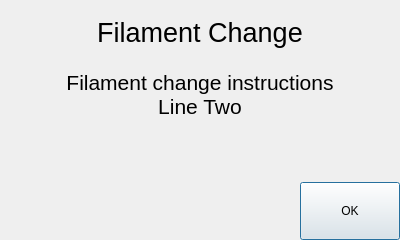
<?xml version="1.0" encoding="UTF-8"?>
<ui version="4.0">
 <class>PopUpWindow</class>
 <widget class="QDialog" name="PopUpWindow">
  <property name="geometry">
   <rect>
    <x>0</x>
    <y>0</y>
    <width>400</width>
    <height>240</height>
   </rect>
  </property>
  <property name="windowTitle">
   <string/>
  </property>
  <property name="styleSheet">
   <string notr="true"/>
  </property>
  <property name="modal">
   <bool>false</bool>
  </property>
  <layout class="QHBoxLayout" name="horizontalLayout_2">
   <property name="spacing">
    <number>0</number>
   </property>
   <property name="leftMargin">
    <number>0</number>
   </property>
   <property name="topMargin">
    <number>0</number>
   </property>
   <property name="rightMargin">
    <number>0</number>
   </property>
   <property name="bottomMargin">
    <number>0</number>
   </property>
   <item>
    <widget class="QWidget" name="PopUpMain" native="true">
     <layout class="QVBoxLayout" name="verticalLayout">
      <property name="spacing">
       <number>0</number>
      </property>
      <property name="leftMargin">
       <number>0</number>
      </property>
      <property name="topMargin">
       <number>0</number>
      </property>
      <property name="rightMargin">
       <number>0</number>
      </property>
      <property name="bottomMargin">
       <number>0</number>
      </property>
      <item>
       <widget class="QLabel" name="popup_title">
        <property name="sizePolicy">
         <sizepolicy hsizetype="Preferred" vsizetype="Maximum">
          <horstretch>0</horstretch>
          <verstretch>0</verstretch>
         </sizepolicy>
        </property>
        <property name="minimumSize">
         <size>
          <width>0</width>
          <height>65</height>
         </size>
        </property>
        <property name="font">
         <font>
          <pointsize>20</pointsize>
         </font>
        </property>
        <property name="text">
         <string>Filament Change</string>
        </property>
        <property name="textFormat">
         <enum>Qt::PlainText</enum>
        </property>
        <property name="alignment">
         <set>Qt::AlignCenter</set>
        </property>
        <property name="wordWrap">
         <bool>true</bool>
        </property>
       </widget>
      </item>
      <item>
       <widget class="QLabel" name="popup_message">
        <property name="font">
         <font>
          <pointsize>16</pointsize>
         </font>
        </property>
        <property name="text">
         <string>Filament change instructions
Line Two</string>
        </property>
        <property name="alignment">
         <set>Qt::AlignCenter</set>
        </property>
        <property name="wordWrap">
         <bool>true</bool>
        </property>
       </widget>
      </item>
      <item>
       <widget class="QLabel" name="popup_details">
        <property name="font">
         <font>
          <pointsize>13</pointsize>
         </font>
        </property>
        <property name="text">
         <string/>
        </property>
        <property name="alignment">
         <set>Qt::AlignLeading|Qt::AlignLeft|Qt::AlignTop</set>
        </property>
        <property name="wordWrap">
         <bool>true</bool>
        </property>
       </widget>
      </item>
      <item>
       <layout class="QHBoxLayout" name="horizontalLayout">
        <property name="leftMargin">
         <number>0</number>
        </property>
        <property name="topMargin">
         <number>0</number>
        </property>
        <property name="rightMargin">
         <number>0</number>
        </property>
        <property name="bottomMargin">
         <number>0</number>
        </property>
        <item>
         <spacer name="horizontalSpacer">
          <property name="orientation">
           <enum>Qt::Horizontal</enum>
          </property>
          <property name="sizeHint" stdset="0">
           <size>
            <width>40</width>
            <height>20</height>
           </size>
          </property>
         </spacer>
        </item>
        <item>
         <widget class="QPushButton" name="popup_button">
          <property name="sizePolicy">
           <sizepolicy hsizetype="Maximum" vsizetype="Preferred">
            <horstretch>0</horstretch>
            <verstretch>0</verstretch>
           </sizepolicy>
          </property>
          <property name="minimumSize">
           <size>
            <width>100</width>
            <height>0</height>
           </size>
          </property>
          <property name="text">
           <string>OK</string>
          </property>
          <property name="iconSize">
           <size>
            <width>25</width>
            <height>16</height>
           </size>
          </property>
         </widget>
        </item>
       </layout>
      </item>
     </layout>
    </widget>
   </item>
  </layout>
 </widget>
 <resources>
  <include location="img.qrc"/>
 </resources>
 <connections/>
</ui>
